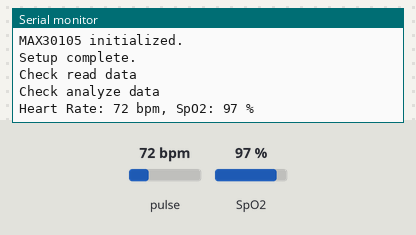
Simulated run of this sketch. Board: Arduino Uno, built with avr-gcc and run on an emulated ATmega328P. Shown: the last lines printed to the serial monitor. The test bench sets the inputs (shaded band); at power-on: pulse 72 bpm, SpO2 97 %.

Above: at 1.2 s.
1.3 s: pulse set to 42 bpm
2.8 s: SpO2 set to 80 %
At 3.7 s:
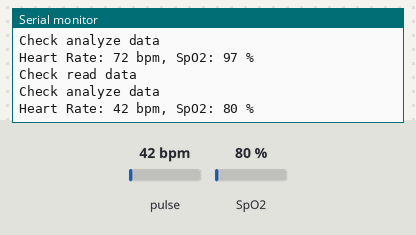
4.3 s: pulse set to 70 bpm
At 5.4 s:
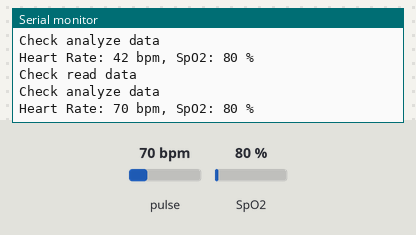
Timing chart, 0 to 7.3 s (numbered marks = the images above; inputs shaded):
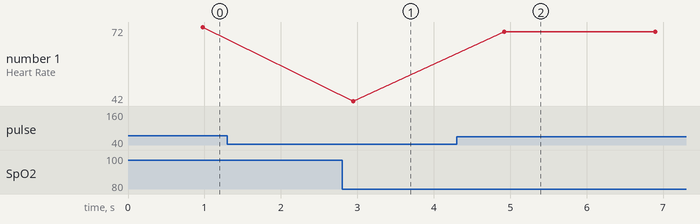

The sketch:

test.ino
```cpp
#include <Wire.h>
#include "MAX30105.h"
#include "spo2_algorithm.h"

MAX30105 particleSensor;

uint32_t irBuffer[100]; // IR LED sensor data
uint32_t irBuffer_filtered[256];
uint32_t redBuffer[100];  // Red LED sensor data
uint32_t redBuffer_filtered[256];
int32_t bufferLength; // Number of samples in the buffer
int32_t spo2; // Calculated SpO2 value
int8_t validSPO2; // Indicator to show if the calculated SpO2 is valid
int32_t heartRate; // Calculated heart rate value
int8_t validHeartRate; // Indicator to show if the calculated heart rate is valid


void setup() {
  Serial.begin(115200);
  Serial.println("Starting setup...");

  // Initialize I2C communication
  Wire.begin(); // Customize the I2C pins and speed as needed

  if (!particleSensor.begin(Wire, I2C_SPEED_FAST)) {
    Serial.println("MAX30105 was not found. Please check wiring/power. ");
    while (1);
  }

  Serial.println("MAX30105 initialized.");

  byte ledBrightness = 64; // Options: 0=Off to 255=50mA
  byte sampleAverage = 1; // Options: 1, 2, 4, 8, 16, 32
  byte ledMode = 2; // Options: 1 = Red only, 2 = Red + IR, 3 = Red + IR + Green
  byte sampleRate = 400; // Options: 50, 100, 200, 400, 800, 1000, 1600, 3200
  int pulseWidth = 411; // Options: 69, 118, 215, 411
  int adcRange = 8192; // Options: 2048, 4096, 8192, 16384
  particleSensor.setup(ledBrightness, sampleAverage, ledMode, sampleRate, pulseWidth, adcRange); // Configure sensor with these settings

  Serial.println("Setup complete.");
}

void loop() {
  // Read 100 samples from the sensor
  bufferLength = 100; // Buffer length
  for (int i = 0; i < bufferLength; i++) {
    redBuffer[i] = particleSensor.getRed();
    irBuffer[i] = particleSensor.getIR();
    particleSensor.nextSample();
  }

  Serial.println("Check read data");
  //butterworthFilter()
  // Calculate heart rate and SpO2
  maxim_heart_rate_and_oxygen_saturation(irBuffer_filtered, bufferLength, redBuffer_filtered, &spo2, &validSPO2, &heartRate, &validHeartRate);
  Serial.println("Check analyze data");

  // Print results
  Serial.print("Heart Rate: ");

  if (validHeartRate)
    Serial.print(heartRate);
  else
    Serial.print("Invalid");

  Serial.print(" bpm, SpO2: ");
  if (validSPO2)
    Serial.print(spo2);
  else
    Serial.print("Invalid");

  Serial.println(" %");


  delay(1000); // Wait for a second before the next reading
}
```

Measured:
- after the input at 2.8 s, the serial monitor: prints a new line after 0.15 s (image 1)
- after the input at 4.3 s, the serial monitor: prints a new line after 0.62 s (image 2)
- plotted number 1: 42 → 70 after the input at 4.3 s
